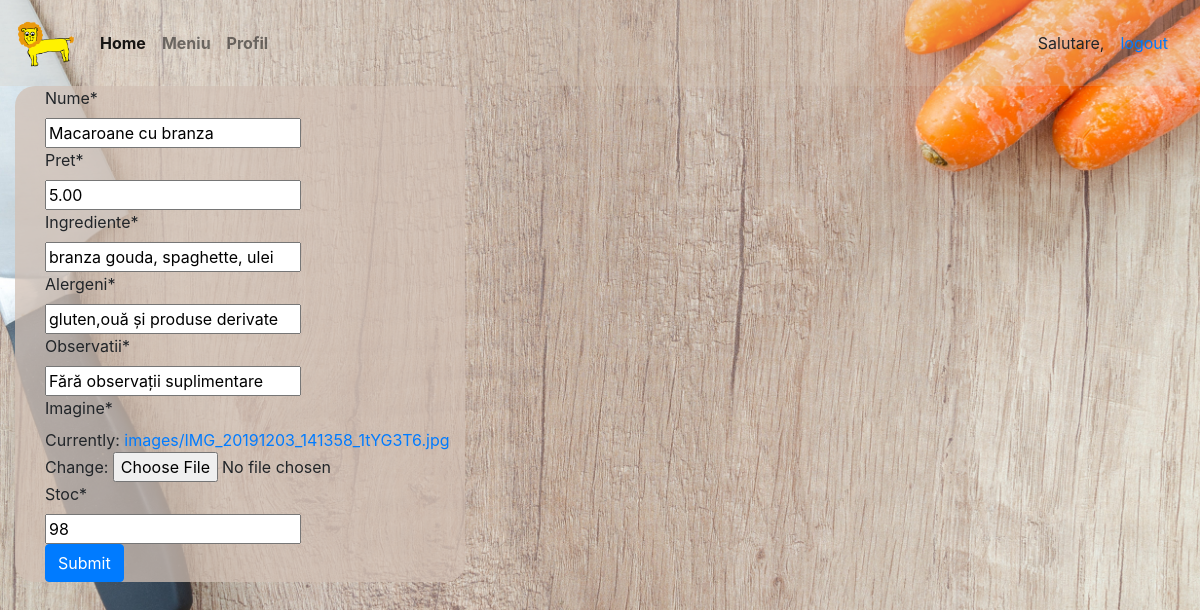
The page /modifica_produs/12 on the database its author committed.
### CantinaLeul/models.py (models this page shows, shortened)
class newProduct(models.Model):
    bucatar=models.ForeignKey(User, on_delete=models.CASCADE)
    nume = models.CharField(max_length=100, null=True)
    pret = models.DecimalField(max_digits=4, decimal_places=2)
    ingrediente= models.CharField(max_length=300, null=True)
    alergeni = models.CharField(max_length=300, null=True)
    observatii= models.CharField(max_length=300, null=True)
    imagine=models.ImageField(upload_to='images', null=True)
    stoc=models.IntegerField(default=1)

### CantinaLeul/views.py (the view)
# urls.py: path('modifica_produs/<str:PrimaryKey>', views.modifyProduct, name='modifica_produs'),#url care ne redirecteaza pe modificarea produsului de catre bucatar
def modifyProduct(request, PrimaryKey):
    get_product=newProduct.objects.get(id=PrimaryKey)
    form = newProductForm(instance=get_product)
    if request.method=='POST':
        form=newProductForm(request.POST, request.FILES, instance=get_product)
        if form.is_valid():
            form.save()
    return render(request, 'modificareProdus.html', {'form':form})

### CantinaLeul/forms.py
class newProductForm(forms.ModelForm):
    class Meta:
        model=newProduct
        exclude=['bucatar']

### templates/modificareProdus.html (shortened to what this page needs)
{%  extends 'index.html' %}
{% load crispy_forms_tags %}
{% block content %}
    <div class="col-md-9" style="width: 30rem;">
            <div style="background-color: rgba(210, 193, 180, 0.750); border-radius:20px">
            <form method="POST" action="" enctype="multipart/form-data" style="margin-left: 30px">
                {{form|crispy}}
            <input class="btn btn-primary" type="submit" name="Update Information">
            </form>
        </div>
</div>
{% endblock %}

### templates/index.html (style rules this page uses)
.bg { background-image: url('/media/images/background_image.jpg'); height: 100%; background-position: center; background-repeat: no-repeat; background-size: cover; }

### rows shown on the page
newProduct: nume "Macaroane cu branza", pret "5.00", ingrediente "branza gouda, spaghette, ulei", alergeni "gluten,ouă și produse derivate", observatii "Fără observații suplimentare", stoc "98"
